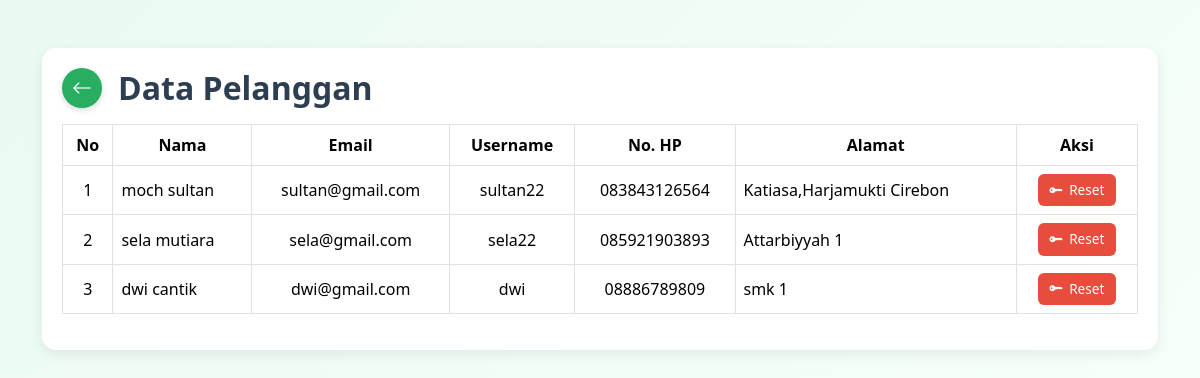
Page /data_pelanggan.php on the committed database.
### tables this page shows
CREATE TABLE `tb_user` (
  `id` int NOT NULL,
  `nama` varchar(100) NOT NULL,
  `email` varchar(100) NOT NULL,
  `foto_profil` varchar(255) DEFAULT NULL,
  `username` varchar(50) NOT NULL,
  `password` varchar(255) NOT NULL,
  `hp` varchar(20) DEFAULT NULL,
  `alamat` text,
  `role` enum('admin','pelanggan') NOT NULL DEFAULT 'pelanggan',
  `created` timestamp NULL DEFAULT CURRENT_TIMESTAMP
);

### data_pelanggan.php (the view, shortened to what this page needs)
<?php
include "koneksi.php";
$result = mysqli_query($koneksi, "SELECT * FROM tb_user WHERE role = 'pelanggan'");
?>
<!DOCTYPE html>
<html lang="id">
<head>
  <link href="https://cdn.jsdelivr.net/npm/bootstrap@5.3.2/dist/css/bootstrap.min.css" rel="stylesheet">
  <link href="https://cdn.jsdelivr.net/npm/bootstrap-icons/font/bootstrap-icons.css" rel="stylesheet">
</head>
<body>
<div class="container my-5">
  <div class="card-custom">
    <div class="d-flex align-items-center mb-3 gap-3">
      <a href="dashboard.php" class="btn-back">
        <i class="bi bi-arrow-left"></i>
      </a>
      <h2 class="mb-0">Data Pelanggan</h2>
    </div>
    <div class="table-responsive">
      <table class="table table-bordered align-middle text-center">
        <thead>
          <tr>
            <th>No</th>
            <th>Nama</th>
            <th>Email</th>
            <th>Username</th>
            <th>No. HP</th>
            <th>Alamat</th>
            <th>Aksi</th>
          </tr>
        </thead>
        <tbody>
          <?php
          $no = 1;
          while($row = mysqli_fetch_assoc($result)) { ?>
          <tr>
            <td><?= $no++; ?></td>
            <td class="text-start"><?= $row['nama']; ?></td>
            <td><?= $row['email']; ?></td>
            <td><?= $row['username']; ?></td>
            <td><?= $row['hp']; ?></td>
            <td class="text-start"><?= $row['alamat']; ?></td>
            <td>
              <button
                class="btn-reset"
                onclick="resetPassword(<?= $row['id']; ?>, '<?= $row['nama']; ?>')">
                <i class="bi bi-key-fill"></i> Reset
              </button>
            </td>
          </tr>
          <?php } ?>
        </tbody>
      </table>
    </div>
  </div>
</div>
</body>
</html>

### data_pelanggan.php (style rules this page uses)
body { background: linear-gradient(135deg, #eafaf1, #f6fff9); font-family: "Segoe UI", sans-serif; }
h2 { font-weight: 600; color: #2c3e50; margin-bottom: 20px; }
.card-custom { background: #fff; border-radius: 14px; box-shadow: 0 4px 14px rgba(0,0,0,0.08); padding: 20px; }
thead { background: #27ae60 !important; color: white; }
.btn-reset { border-radius: 6px; padding: 6px 12px; font-size: 0.85rem; display: inline-flex; align-items: center; gap: 6px; background-color: #e74c3c; border: none; color: white; transition: all 0.25s ease; }
.btn-back { border-radius: 50%; width: 40px; height: 40px; display: flex; align-items: center; justify-content: center; background: #27ae60; color: white; font-size: 1.25rem; border: none; transition: all 0.25s ease; text-decoration: none; box-shadow: 0 2px 6px rgba(0,0,0,0.15); }

### rows in the picture
tb_user: nama "moch sultan", email "sultan@gmail.com", username "sultan22", hp "083843126564", alamat "Katiasa,Harjamukti Cirebon"
tb_user: nama "sela mutiara", email "sela@gmail.com", username "sela22", hp "085921903893", alamat "Attarbiyyah 1"
tb_user: nama "dwi cantik", email "dwi@gmail.com", username "dwi", hp "08886789809", alamat "smk 1"
